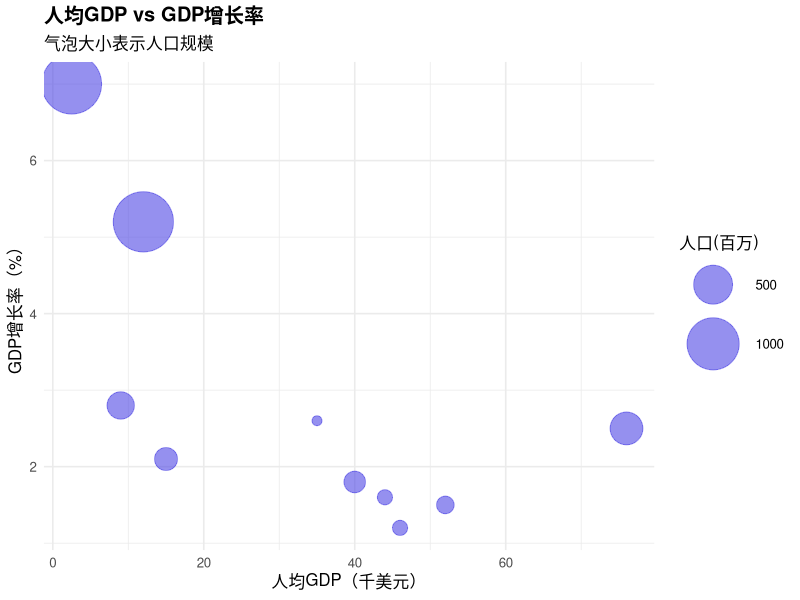
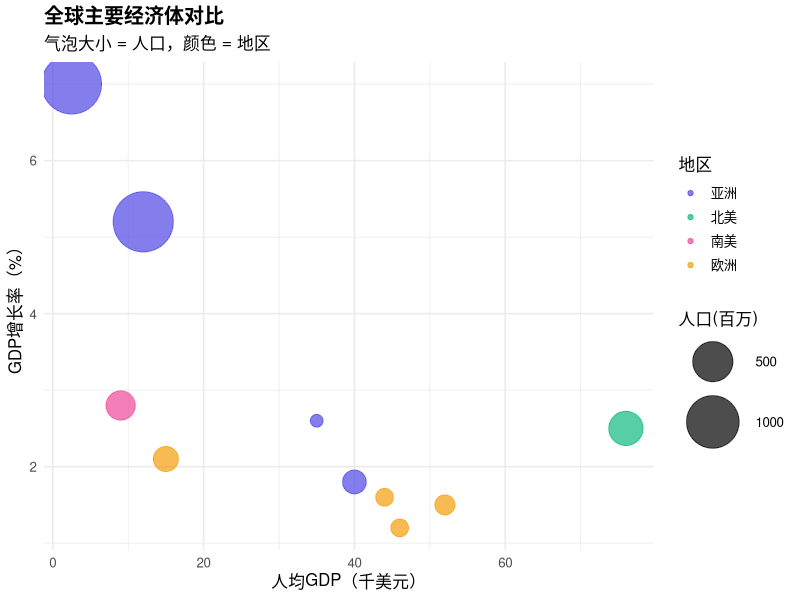
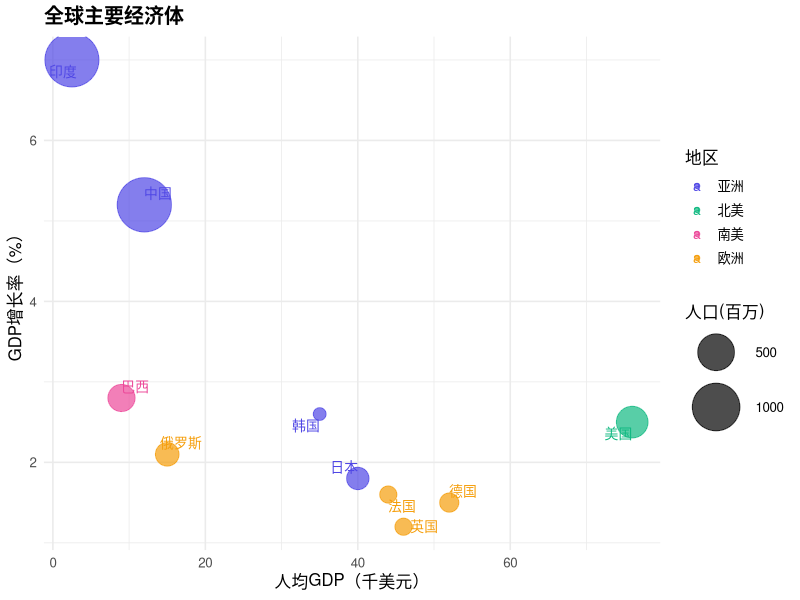
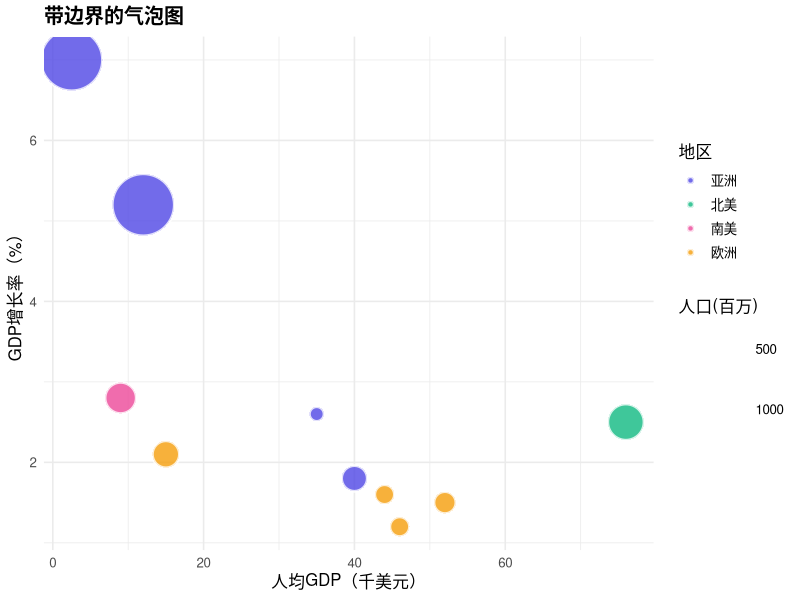
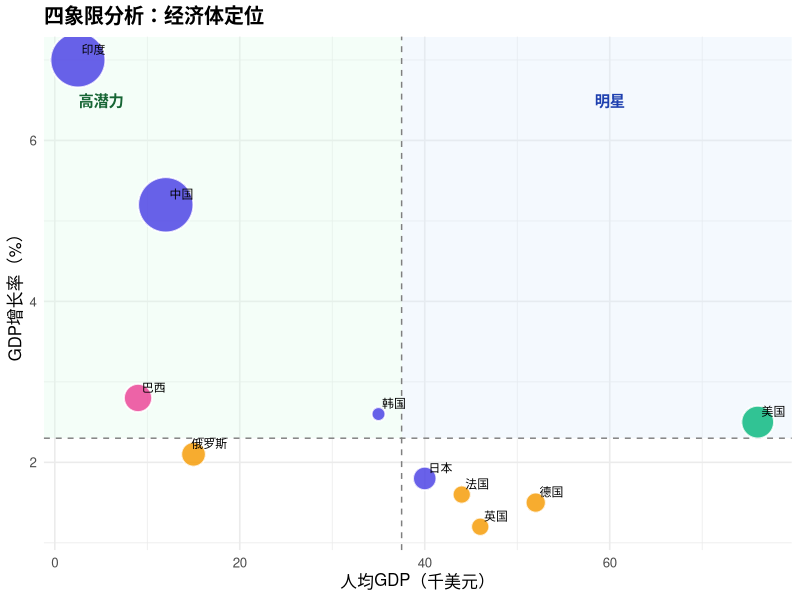
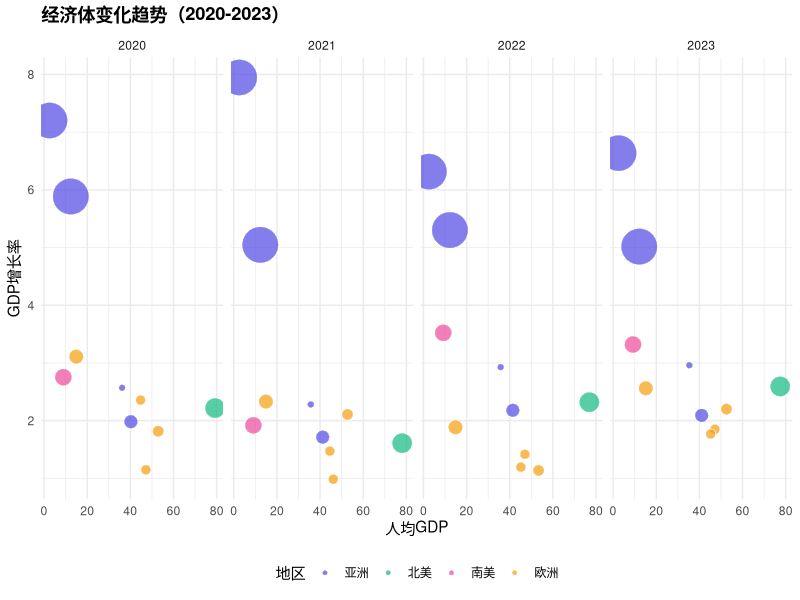
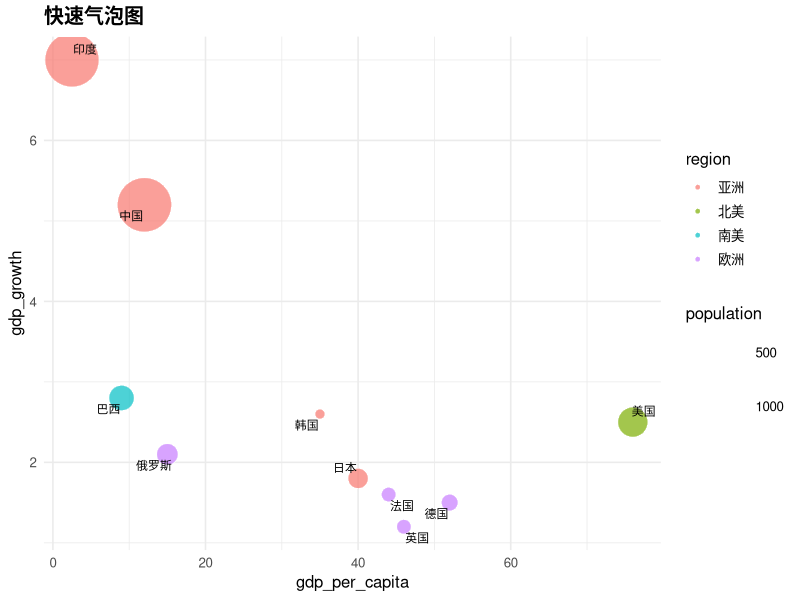

Write R code to recreate these figures, in order.
## ---- chunk 1
knitr::opts_chunk$set(
    echo = TRUE, warning = FALSE, message = FALSE,
    fig.width = 9, fig.height = 6, fig.retina = 2, out.width = "100%", dpi = 150
)
## ---- chunk 2
library(ggplot2)
library(dplyr)
library(scales)
## ---- chunk 3
# 创建示例数据：各国经济指标
country_data <- data.frame(
    country = c(
        "中国", "美国", "日本", "德国", "印度",
        "英国", "法国", "巴西", "俄罗斯", "韩国"
    ),
    gdp_growth = c(5.2, 2.5, 1.8, 1.5, 7.0, 1.2, 1.6, 2.8, 2.1, 2.6),
    gdp_per_capita = c(12, 76, 40, 52, 2.5, 46, 44, 9, 15, 35),
    population = c(1400, 330, 125, 84, 1380, 67, 67, 215, 144, 52),
    region = c(
        "亚洲", "北美", "亚洲", "欧洲", "亚洲",
        "欧洲", "欧洲", "南美", "欧洲", "亚洲"
    )
)

ggplot(country_data, aes(x = gdp_per_capita, y = gdp_growth, size = population)) +
    geom_point(alpha = 0.6, color = "#4f46e5") +
    scale_size_continuous(range = c(3, 20), name = "人口(百万)") +
    labs(
        title = "人均GDP vs GDP增长率",
        subtitle = "气泡大小表示人口规模",
        x = "人均GDP（千美元）",
        y = "GDP增长率（%）"
    ) +
    theme_minimal(base_size = 12) +
    theme(plot.title = element_text(face = "bold"))
## ---- chunk 4
ggplot(country_data, aes(
    x = gdp_per_capita, y = gdp_growth,
    size = population, color = region
)) +
    geom_point(alpha = 0.7) +
    scale_size_continuous(range = c(4, 20), name = "人口(百万)") +
    scale_color_manual(values = c(
        "亚洲" = "#4f46e5", "北美" = "#10b981",
        "欧洲" = "#f59e0b", "南美" = "#ec4899"
    )) +
    labs(
        title = "全球主要经济体对比",
        subtitle = "气泡大小 = 人口，颜色 = 地区",
        x = "人均GDP（千美元）",
        y = "GDP增长率（%）",
        color = "地区"
    ) +
    theme_minimal(base_size = 12) +
    theme(
        plot.title = element_text(face = "bold"),
        legend.position = "right"
    )
## ---- chunk 5
library(ggrepel)

ggplot(country_data, aes(
    x = gdp_per_capita, y = gdp_growth,
    size = population, color = region
)) +
    geom_point(alpha = 0.7) +
    geom_text_repel(aes(label = country), size = 3.5, max.overlaps = 15) +
    scale_size_continuous(range = c(4, 18), name = "人口(百万)") +
    scale_color_manual(values = c(
        "亚洲" = "#4f46e5", "北美" = "#10b981",
        "欧洲" = "#f59e0b", "南美" = "#ec4899"
    )) +
    labs(
        title = "全球主要经济体",
        x = "人均GDP（千美元）",
        y = "GDP增长率（%）",
        color = "地区"
    ) +
    theme_minimal(base_size = 12) +
    theme(plot.title = element_text(face = "bold"))
## ---- chunk 6
ggplot(country_data, aes(
    x = gdp_per_capita, y = gdp_growth,
    size = population, fill = region
)) +
    geom_point(shape = 21, color = "white", stroke = 1.5, alpha = 0.8) +
    scale_size_continuous(range = c(4, 20), name = "人口(百万)") +
    scale_fill_manual(values = c(
        "亚洲" = "#4f46e5", "北美" = "#10b981",
        "欧洲" = "#f59e0b", "南美" = "#ec4899"
    )) +
    labs(
        title = "带边界的气泡图",
        x = "人均GDP（千美元）",
        y = "GDP增长率（%）",
        fill = "地区"
    ) +
    theme_minimal(base_size = 12) +
    theme(plot.title = element_text(face = "bold"))
## ---- chunk 7
# 计算中位数作为分界线
median_x <- median(country_data$gdp_per_capita)
median_y <- median(country_data$gdp_growth)

ggplot(country_data, aes(
    x = gdp_per_capita, y = gdp_growth,
    size = population, fill = region
)) +
    # 四象限背景
    annotate("rect",
        xmin = -Inf, xmax = median_x, ymin = median_y, ymax = Inf,
        fill = "#dcfce7", alpha = 0.3
    ) +
    annotate("rect",
        xmin = median_x, xmax = Inf, ymin = median_y, ymax = Inf,
        fill = "#dbeafe", alpha = 0.3
    ) +
    # 参考线
    geom_hline(yintercept = median_y, linetype = "dashed", color = "gray50") +
    geom_vline(xintercept = median_x, linetype = "dashed", color = "gray50") +
    # 气泡
    geom_point(shape = 21, color = "white", stroke = 1, alpha = 0.85) +
    geom_text_repel(aes(label = country), size = 3) +
    scale_size_continuous(range = c(4, 18)) +
    scale_fill_manual(values = c(
        "亚洲" = "#4f46e5", "北美" = "#10b981",
        "欧洲" = "#f59e0b", "南美" = "#ec4899"
    )) +
    # 象限标签
    annotate("text", x = 5, y = 6.5, label = "高潜力", fontface = "bold", color = "#166534") +
    annotate("text", x = 60, y = 6.5, label = "明星", fontface = "bold", color = "#1e40af") +
    labs(
        title = "四象限分析：经济体定位",
        x = "人均GDP（千美元）",
        y = "GDP增长率（%）"
    ) +
    theme_minimal(base_size = 12) +
    theme(
        plot.title = element_text(face = "bold"),
        legend.position = "none"
    )
## ---- chunk 8
# 模拟多年数据
set.seed(42)
years <- 2020:2023

multi_year <- do.call(rbind, lapply(years, function(y) {
    country_data %>%
        mutate(
            year = y,
            gdp_growth = gdp_growth + rnorm(n(), 0, 0.5),
            gdp_per_capita = gdp_per_capita * (1 + rnorm(n(), 0.02, 0.01))
        )
}))

ggplot(multi_year, aes(
    x = gdp_per_capita, y = gdp_growth,
    size = population, fill = region
)) +
    geom_point(shape = 21, alpha = 0.7, color = "white") +
    facet_wrap(~year, nrow = 1) +
    scale_size_continuous(range = c(2, 12), guide = "none") +
    scale_fill_manual(values = c(
        "亚洲" = "#4f46e5", "北美" = "#10b981",
        "欧洲" = "#f59e0b", "南美" = "#ec4899"
    )) +
    labs(
        title = "经济体变化趋势（2020-2023）",
        x = "人均GDP",
        y = "GDP增长率",
        fill = "地区"
    ) +
    theme_minimal(base_size = 11) +
    theme(
        plot.title = element_text(face = "bold"),
        legend.position = "bottom"
    )
## ---- chunk 9
#' 快速绘制气泡图
plot_bubble <- function(data, x, y, size, color = NULL,
                        labels = NULL, title = NULL) {
    p <- ggplot(data, aes(x = .data[[x]], y = .data[[y]], size = .data[[size]]))

    if (!is.null(color)) {
        p <- p + geom_point(aes(fill = .data[[color]]),
            shape = 21, alpha = 0.7, color = "white"
        )
    } else {
        p <- p + geom_point(alpha = 0.7, color = "#4f46e5")
    }

    if (!is.null(labels)) {
        p <- p + ggrepel::geom_text_repel(aes(label = .data[[labels]]), size = 3)
    }

    p + scale_size_continuous(range = c(3, 18)) +
        labs(title = title, x = x, y = y) +
        theme_minimal(base_size = 12) +
        theme(plot.title = element_text(face = "bold"))
}

# 使用示例
plot_bubble(country_data, "gdp_per_capita", "gdp_growth", "population",
    color = "region", labels = "country", title = "快速气泡图"
)
